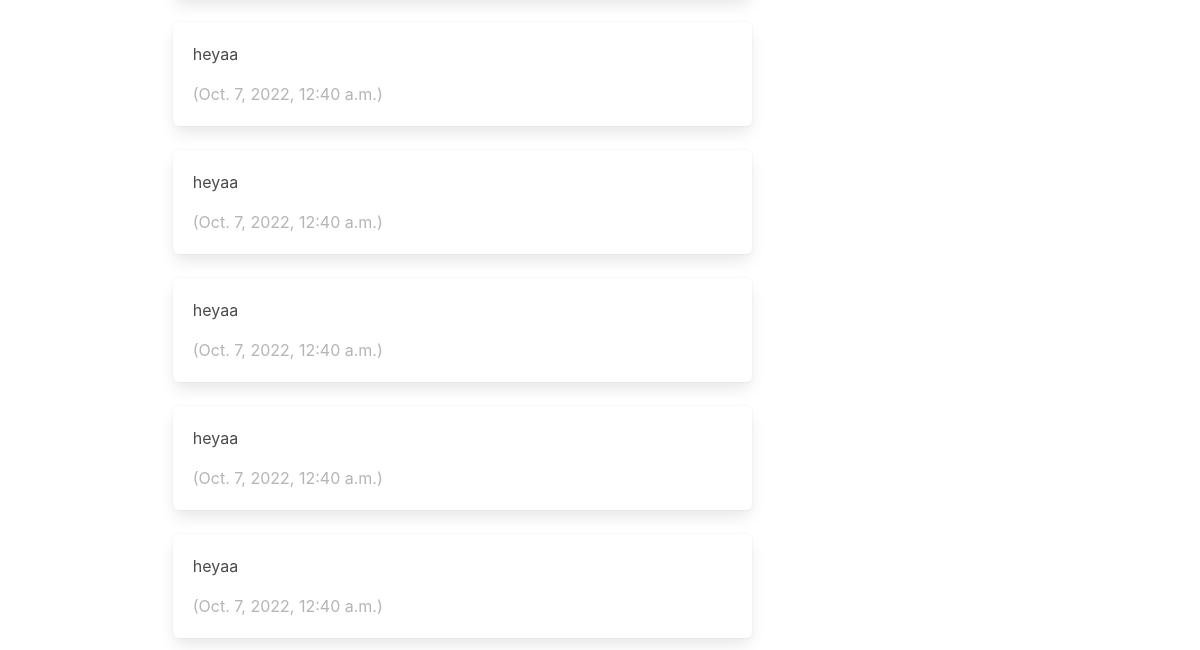
/profile/1/ (signed in, lower part), run on an earlier commit of the app's database.
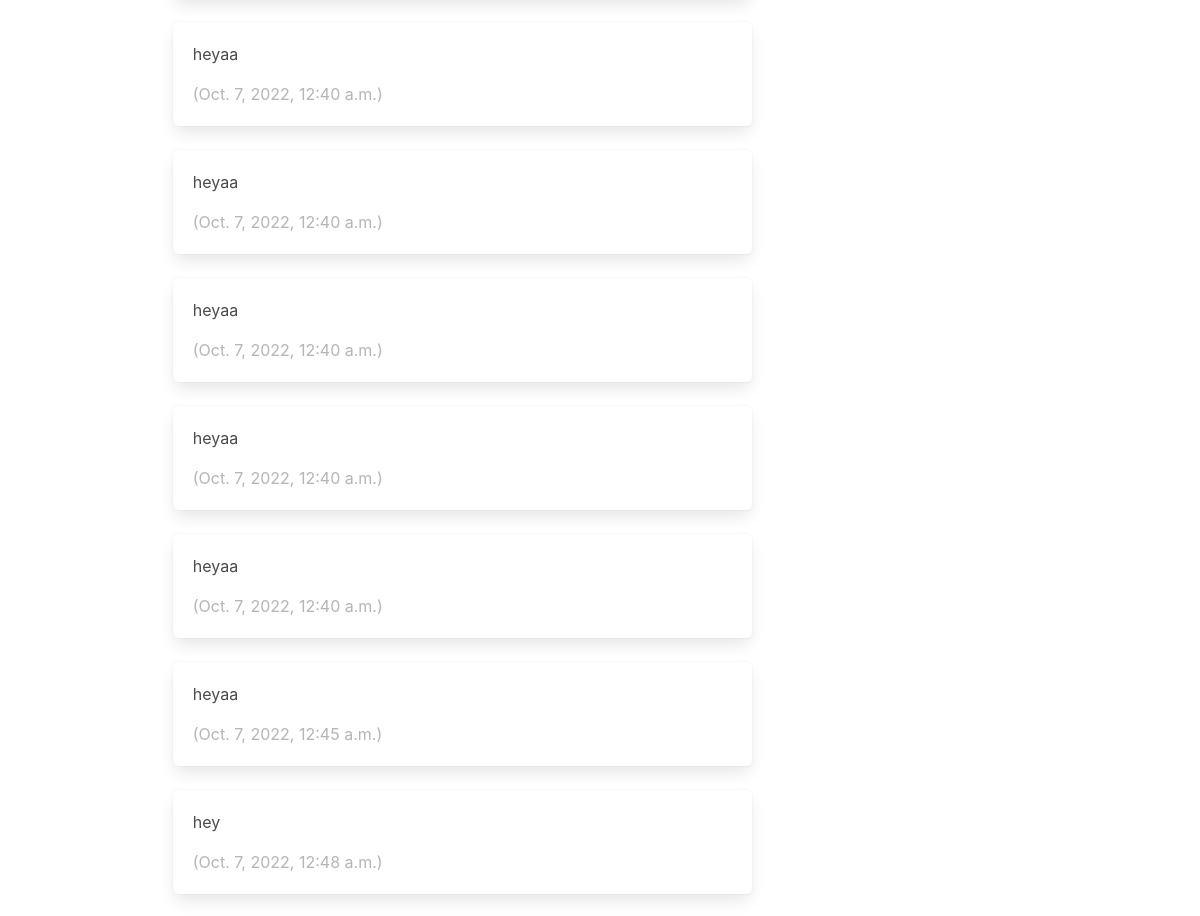
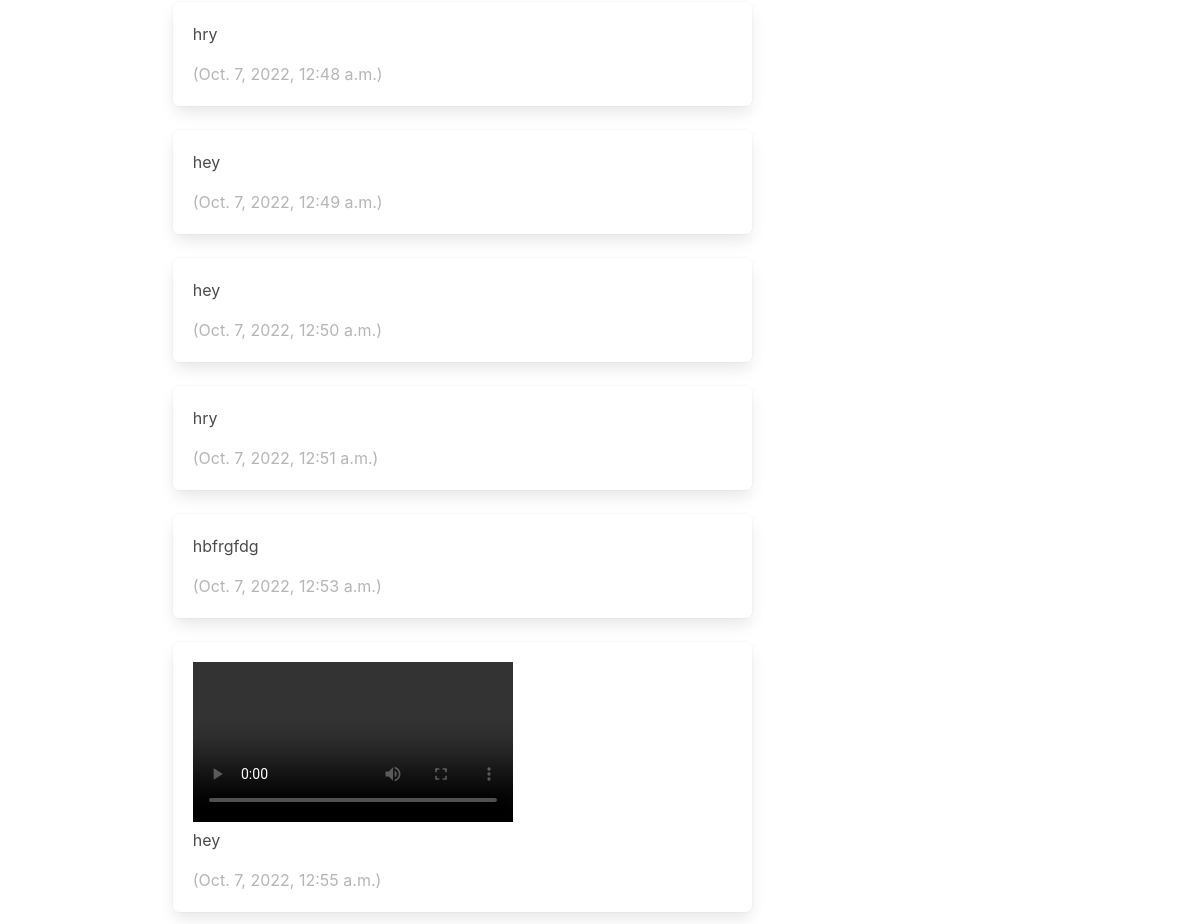
And on a later commit of the database (2 pictures, top to bottom).
### fotoapp/models.py (models this page shows, shortened)
class Post(models.Model):
    user = models.ForeignKey(User,related_name="post", on_delete=models.DO_NOTHING)
    media = models.FileField(upload_to='media/' , blank=True)
    caption = models.CharField(max_length=500, blank=True)
    date = models.DateTimeField(auto_now_add=True)

### fotoapp/views.py (the view, shortened to what this page needs)
# urls.py: path('profile/<int:pk>/', views.profile_detail, name='profile_detail'),
def profile_detail(request, pk):
    profile = Profile.objects.get(pk=pk)
    return render(request, 'fotoapp/profile_detail.html', {'profile': profile})

### fotoapp/models.py (called while the page is built)
    def __str__(self):
        return self.user.username

### fotoapp/templates/fotoapp/profile_detail.html (shortened to what this page needs)
{% extends 'base.html' %}
{% block content %}
<div class="column">
    {% if profile in user.profile.follows.all  %}
    <div class="content">
        {% for post in profile.user.post.all %}
        <div class="box">
            {% if post.media %}
            {% if post.media.url.lower|slice:"-3:" == "mp4" %}
            <video width="320" height="240" controls>
                <source src="{{post.media.url}}" type="video/mp4">
            </video>
            {% else %}
            <img width="320" height="240" src="{{post.media.url}}" alt="image">
            {% endif %}
            {% endif %}
            <p>{{ post.caption }}</p>
            <span class="is-small has-text-grey-light">
                ({{ post.date }})
            </span>
        </div>
        {% endfor %}
    </div>
    {%endif%}
</div>
<div class="column is-one-third">
</div>
{% endblock content %}

### fotoapp/templates/base.html (shortened to what this page needs)
<!DOCTYPE html>
<html lang="en">
<head>
    <link rel="stylesheet" href="https://cdn.jsdelivr.net/npm/bulma@0.9.3/css/bulma.min.css">
</head>
<body>
    <div class="container">
        <div class="columns">
            {% if user.is_authenticated %}
                <a href="{% url 'logout' %}">Logout</a>
            {% else %}
                <a href="{% url 'login' %}">Login</a>
            {% endif %}
            {% block content %}
            {% endblock content %}
        </div>
    </div>
</body>
</html>

What changed in the data, as far as the page shows it:
added Post: caption "heyaa", date "Oct. 7, 2022, 12:45 a.m."
added Post: caption "hey", date "Oct. 7, 2022, 12:48 a.m."
added Post: caption "hry", date "Oct. 7, 2022, 12:48 a.m."
added Post: caption "hey", date "Oct. 7, 2022, 12:49 a.m."
added Post: caption "hey", date "Oct. 7, 2022, 12:50 a.m."
added Post: caption "hry", date "Oct. 7, 2022, 12:51 a.m."
added Post: caption "hbfrgfdg", date "Oct. 7, 2022, 12:53 a.m."
added Post: caption "hey", date "Oct. 7, 2022, 12:55 a.m."
